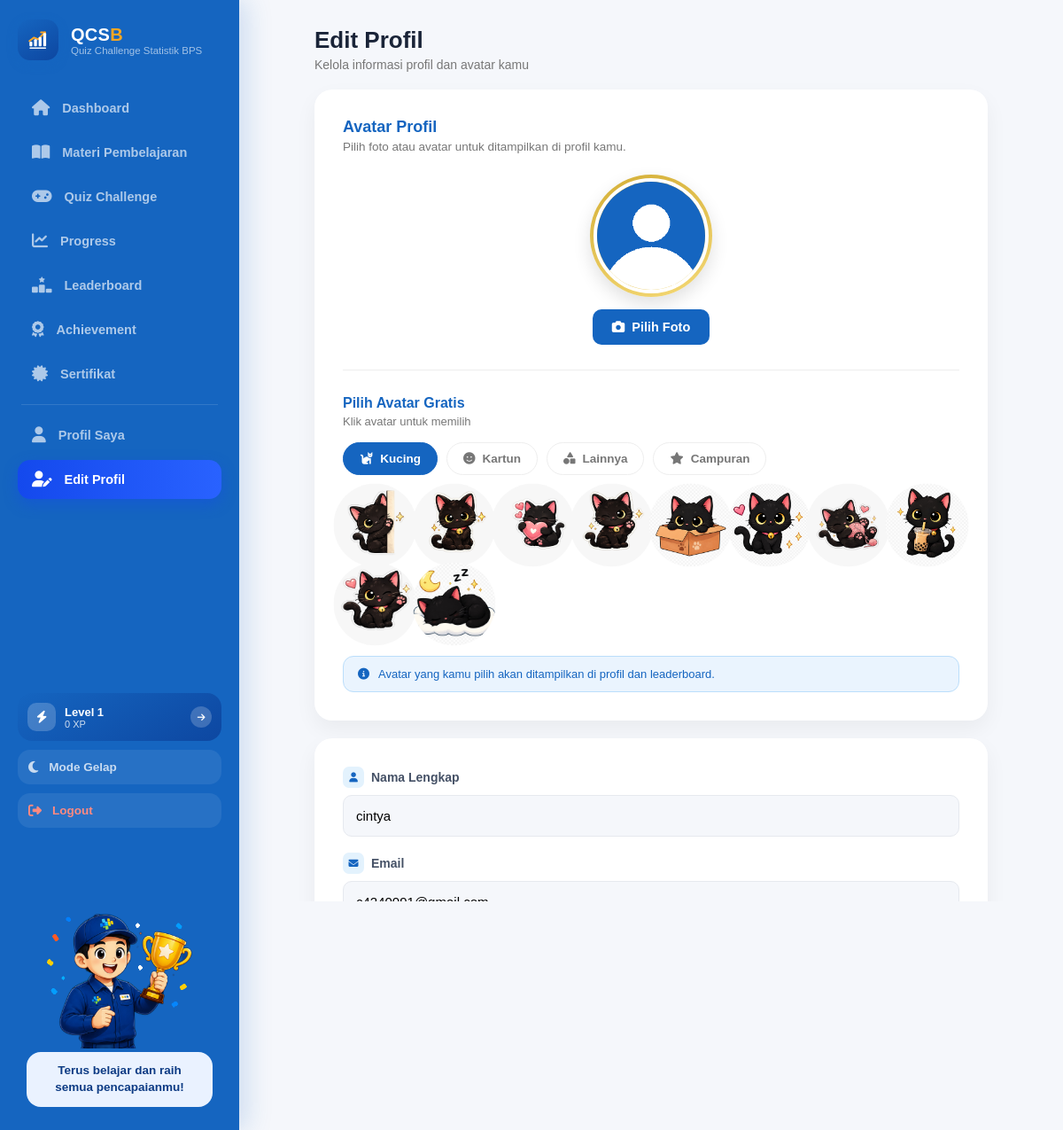
The app's page /pengguna/edit_profil.php (signed in) with its own data.
### tables this page shows
CREATE TABLE `users` (
  `id` int NOT NULL,
  `nama` varchar(100) NOT NULL,
  `email` varchar(100) NOT NULL,
  `password` varchar(255) NOT NULL,
  `foto` varchar(255) DEFAULT 'default.png',
  `level` int DEFAULT '1',
  `xp` int DEFAULT '0',
  `created_at` timestamp NULL DEFAULT CURRENT_TIMESTAMP
);

### inc/auth.php (called while the page is built, shortened)
<?php
require_once __DIR__ . "/../koneksi.php";
$user_id = (int) $_SESSION['id'];
$stmt = mysqli_prepare($conn, "SELECT * FROM users WHERE id=?");
mysqli_stmt_bind_param($stmt, "i", $user_id);
mysqli_stmt_execute($stmt);
$user = mysqli_fetch_assoc(mysqli_stmt_get_result($stmt));

### inc/functions.php (called while the page is built, shortened)
<?php
if (!function_exists('e')) {
    function e($str) {
        return htmlspecialchars((string) $str, ENT_QUOTES, 'UTF-8');
    }
}

### pengguna/edit_profil.php (the view, shortened to what this page needs)
<?php
require_once __DIR__ . "/../inc/auth.php";
require_once __DIR__ . "/../inc/functions.php";
$avatarZoom = [
    1 => 0.95,
    2 => 1.07,
    3 => 0.97,
    4 => 1.08,
    5 => 1.10,
    6 => 0.91,
    7 => 0.99,
    8 => 0.97,
    9 => 1.04,
];
$daftarAvatar = [];
for ($i = 1; $i <= 9; $i++) {
    $file = sprintf('avatar-%02d.jpg', $i);
    $daftarAvatar[] = ['file' => $file, 'kategori' => 'kartun', 'zoom' => $avatarZoom[$i] ?? 1];
}
for ($i = 1; $i <= 12; $i++) {
    $file = sprintf('kartun-%02d.jpg', $i);
    $daftarAvatar[] = ['file' => $file, 'kategori' => 'kartun', 'zoom' => 1];
}
for ($i = 1; $i <= 10; $i++) {
    $file = sprintf('cat-%02d.jpg', $i);
    $daftarAvatar[] = ['file' => $file, 'kategori' => 'kucing', 'zoom' => 1.4];
}
for ($i = 1; $i <= 21; $i++) {
    $file = sprintf('lainnya-%02d.jpg', $i);
    $daftarAvatar[] = ['file' => $file, 'kategori' => 'lainnya', 'zoom' => 1];
}
$activeMenu = 'edit_profil';
?>
<!DOCTYPE html>
<html lang="id">
<head>
<link rel="stylesheet" href="assets/css/style.css?v=<?= filemtime(__DIR__ . '/assets/css/style.css'); ?>">
<link rel="stylesheet"
href="https://cdnjs.cloudflare.com/ajax/libs/font-awesome/6.5.2/css/all.min.css">
</head>
<body>
<div class="container">
<?php require_once __DIR__ . "/../inc/nav.php"; ?>
<main class="content">
<div class="page-watermark">
<div class="wm-inner">
<span>BPS</span>
</div>
</div>
<div class="edit-profil-page">
<div class="edit-profil-heading">
<h1>Edit Profil</h1>
<p>Kelola informasi profil dan avatar kamu</p>
</div>
<form method="POST" enctype="multipart/form-data">
<div class="avatar-card">
<div class="avatar-card-head">
<h2>Avatar Profil</h2>
<p>Pilih foto atau avatar untuk ditampilkan di profil kamu.</p>
</div>
<?php
$fotoSaatIni = !empty($user['foto']) ? $user['foto'] : 'default.png';
$previewZoom = '';
$tabAktif = 'kucing';
?>
<div class="avatar-preview-wrap">
<div class="avatar-frame">
<img
id="preview"
src="assets/img/<?= e($fotoSaatIni); ?>"
style="<?= $previewZoom; ?>">
</div>
<label class="upload-btn">
<i class="fa-solid fa-camera"></i>
Pilih Foto
</label>
</div>
<hr class="avatar-divider">
<div class="avatar-gallery-v2">
<h3>Pilih Avatar Gratis</h3>
<p>Klik avatar untuk memilih</p>
<div class="avatar-tabs">
<button type="button" class="avatar-tab<?= $tabAktif === 'kucing' ? ' active' : ''; ?>" data-tab="kucing" onclick="pilihTab('kucing', this)">
<i class="fa-solid fa-cat"></i> Kucing
</button>
<button type="button" class="avatar-tab<?= $tabAktif === 'kartun' ? ' active' : ''; ?>" data-tab="kartun" onclick="pilihTab('kartun', this)">
<i class="fa-solid fa-face-smile"></i> Kartun
</button>
<button type="button" class="avatar-tab<?= $tabAktif === 'lainnya' ? ' active' : ''; ?>" data-tab="lainnya" onclick="pilihTab('lainnya', this)">
<i class="fa-solid fa-shapes"></i> Lainnya
</button>
<button type="button" class="avatar-tab" data-tab="campuran" onclick="pilihTab('campuran', this)">
<i class="fa-solid fa-star"></i> Campuran
</button>
</div>
<div class="avatar-grid-v2" id="avatarGrid">
<?php foreach ($daftarAvatar as $i => $a):
    $isActive = ($user['foto'] === "avatars/{$a['file']}");
    $tampil = ($a['kategori'] === $tabAktif);
?>
<button
type="button"
class="avatar-option-v2<?= $isActive ? ' selected' : ''; ?>"
data-avatar="<?= $a['file']; ?>"
data-kategori="<?= $a['kategori']; ?>"
style="<?= $tampil ? '' : 'display:none;'; ?>"
onclick="pilihAvatar('<?= $a['file']; ?>', <?= $a['zoom']; ?>, this)">
<img src="assets/img/avatars/<?= $a['file']; ?>" alt="Avatar <?= $i + 1; ?>" style="transform:scale(<?= $a['zoom']; ?>);">
</button>
<?php endforeach; ?>
</div>
<div class="avatar-info-note">
<i class="fa-solid fa-circle-info"></i>
<span>Avatar yang kamu pilih akan ditampilkan di profil dan leaderboard.</span>
</div>
</div>
</div>
<div class="account-card">
<label>
<i class="fa-solid fa-user"></i>
Nama Lengkap
</label>
<input
type="text"
name="nama"
value="<?= e($user['nama']); ?>"
required>
<label>
<i class="fa-solid fa-envelope"></i>
Email
</label>
<input
type="email"
name="email"
value="<?= e($user['email']); ?>"
required>
<label>
<i class="fa-solid fa-lock"></i>
</label>
<input
type="password"
name="password"
placeholder="Kosongkan jika tidak ingin mengganti password">
</div>
<div class="btn-group">
<a href="profil.php">
<button
type="button"
class="secondary">
</button>
</a>
<button
type="submit"
name="simpan">
<i class="fa-solid fa-floppy-disk"></i>
</button>
</div>
</form>
</div>
</main>
</div>
</body>
</html>

### inc/nav.php (shortened to what this page needs)
<?php
$activeMenu = $activeMenu ?? '';
?>
<aside class="sidebar expanded" id="sidebar">
<div class="logo">
<div class="logo-icon">
</div>
<div>
<h2><span class="logo-qcs">QCS</span><span class="logo-b">B</span></h2>
<p>Quiz Challenge Statistik BPS</p>
</div>
</div>
<ul>
<li class="<?= $activeMenu === 'dashboard' ? 'active' : ''; ?>">
<a href="dashboard.php" title="Dashboard">
<i class="fa-solid fa-house"></i>
<span>Dashboard</span>
</a>
</li>
<li class="<?= $activeMenu === 'materi' ? 'active' : ''; ?>">
<a href="materi.php" title="Materi Pembelajaran">
<i class="fa-solid fa-book-open"></i>
<span>Materi Pembelajaran</span>
</a>
</li>
<li class="<?= $activeMenu === 'quiz' ? 'active' : ''; ?>">
<a href="kategori.php" title="Quiz Challenge">
<i class="fa-solid fa-gamepad"></i>
<span>Quiz Challenge</span>
</a>
</li>
<li class="<?= $activeMenu === 'progress' ? 'active' : ''; ?>">
<a href="progress.php" title="Progress">
<i class="fa-solid fa-chart-line"></i>
<span>Progress</span>
</a>
</li>
<li class="<?= $activeMenu === 'leaderboard' ? 'active' : ''; ?>">
<a href="leaderboard.php" title="Leaderboard">
<i class="fa-solid fa-ranking-star"></i>
<span>Leaderboard</span>
</a>
</li>
<li class="<?= $activeMenu === 'achievement' ? 'active' : ''; ?>">
<a href="achievement.php" title="Achievement">
<i class="fa-solid fa-award"></i>
<span>Achievement</span>
</a>
</li>
<li class="<?= $activeMenu === 'sertifikat' ? 'active' : ''; ?>">
<a href="sertifikat.php" title="Sertifikat">
<i class="fa-solid fa-certificate"></i>
<span>Sertifikat</span>
</a>
</li>
<hr>
<li class="<?= $activeMenu === 'profil' ? 'active' : ''; ?>">
<a href="profil.php" title="Profil Saya">
<i class="fa-solid fa-user"></i>
<span>Profil Saya</span>
</a>
</li>
<li class="<?= $activeMenu === 'edit_profil' ? 'active' : ''; ?>">
<a href="edit_profil.php" title="Edit Profil">
<i class="fa-solid fa-user-pen"></i>
<span>Edit Profil</span>
</a>
</li>
</ul>
<div class="sidebar-footer">
<a href="profil.php" class="rail-card" title="Level <?= e($user['level'] ?? '1'); ?>">
<span class="rail-card-icon"><i class="fa-solid fa-bolt"></i></span>
<span class="rail-card-text">
<b>Level <?= e($user['level'] ?? '1'); ?></b>
<span><?= e($user['xp'] ?? 0); ?> XP</span>
</span>
<span class="rail-card-arrow"><i class="fa-solid fa-arrow-right"></i></span>
</a>
<button type="button" class="theme-toggle" id="themeToggle" title="Ganti Tema">
<i class="fa-solid fa-moon"></i>
<span>Mode Gelap</span>
</button>
<a href="logout.php" class="rail-logout" title="Logout">
<i class="fa-solid fa-right-from-bracket"></i>
<span>Logout</span>
</a>
<div class="sidebar-mascot-block">
<img src="assets/img/sidebar-mascot-trophy.png" alt="Maskot Quiz Challenge BPS: Belajar Statistik Jadi Lebih Menyenangkan!" class="sidebar-mascot-full-img">
<p class="sidebar-mascot-caption">Terus belajar dan raih semua pencapaianmu!</p>
</div>
</div>
</aside>

### records on screen
users: level "1", xp "0", foto (placeholder picture), nama "cintya", email "c4240091@gmail.com"
